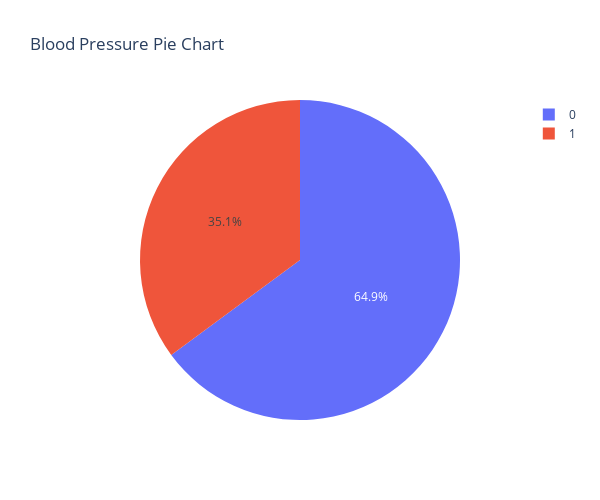

Notebook code for this chart:
### Code cell
#high_blood_pressure

ds = df["high_blood_pressure"].value_counts().reset_index()
ds.columns = ["high_blood_pressure",'count']

fig = px.pie(
    ds,
    values='count',
    names="high_blood_pressure",
    title="Blood Pressure Pie Chart", 
    width=600,
    height=500
)
fig.show()

### Figure 1 — Plotly figure (JSON) as saved in the notebook; plotly's stock layout.template omitted (floating-point values rounded to 4 significant figures)
{"data": [{"domain": {"x": [0, 1], "y": [0, 1]}, "hovertemplate": "high_blood_pressure=%{label}<br>count=%{value}<extra></extra>", "labels": [0, 1], "legendgroup": "", "name": "", "showlegend": true, "type": "pie", "values": [194, 105]}], "layout": {"height": 500, "legend": {"tracegroupgap": 0}, "title": {"text": "Blood Pressure Pie Chart"}, "width": 600}}
